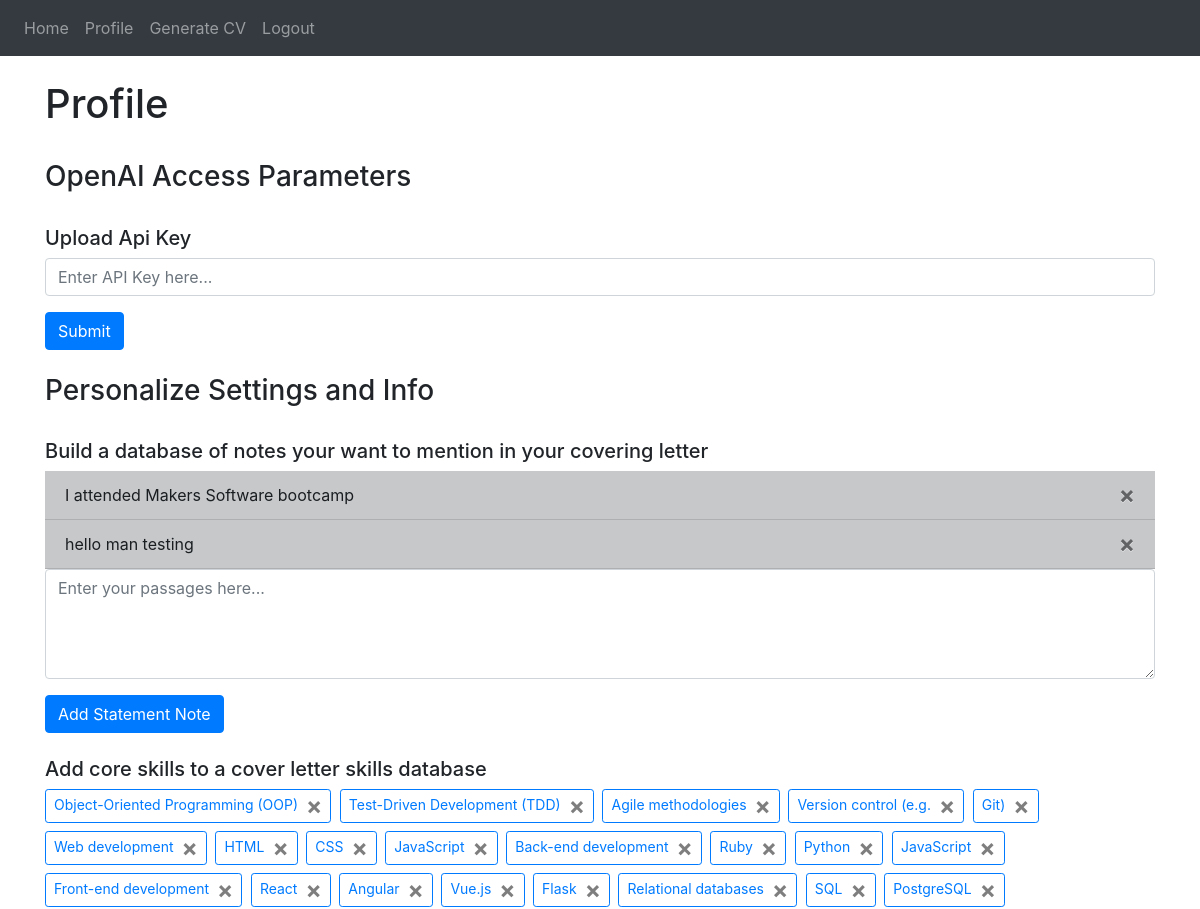
The app's page /profile (signed in, upper part), older data.
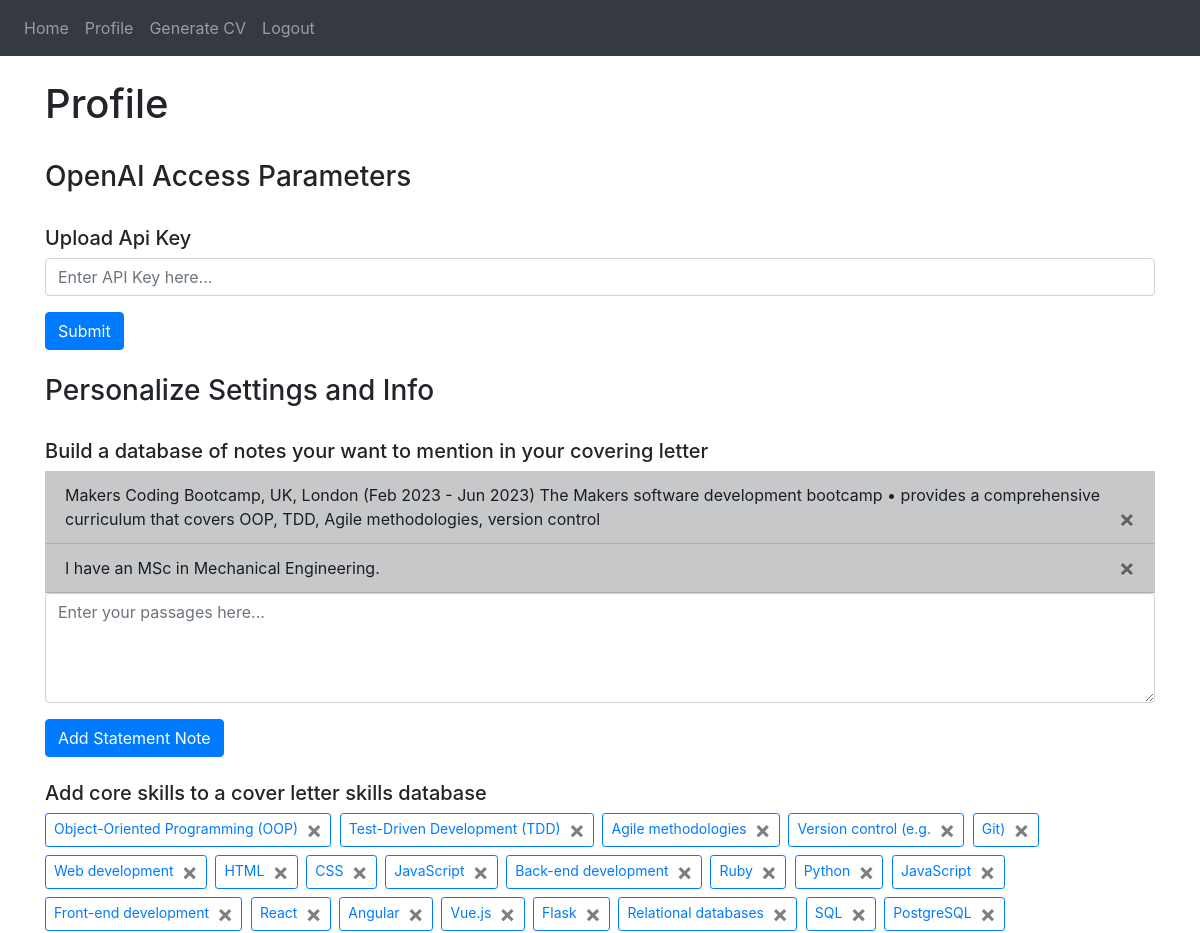
The same page, newer data.
### website/models.py (models this page shows)
class Note(db.Model):
    id = db.Column(db.Integer, primary_key=True)
    data = db.Column(db.String(10000))
    date = db.Column(db.DateTime(timezone=True), default=func.now())
    user_id = db.Column(db.Integer, db.ForeignKey('user.id'))

class Skill(db.Model):
    id = db.Column(db.Integer, primary_key=True)
    data = db.Column(db.String(150))
    date = db.Column(db.DateTime(timezone=True), default=func.now())
    user_id = db.Column(db.Integer, db.ForeignKey('user.id'))

### website/views.py (the view, shortened to what this page needs)
@views.route('/profile', methods=['GET', 'POST'])
@login_required
def profile():
    return render_template("profile.html", user=current_user)

### website/__init__.py (called while the page is built)
def create_app(testing=False):
    app = Flask(__name__)
    app.config['SECRET_KEY'] = 'hjshjhdjah kjshkjdhjs'
    if testing:
        app.config['SQLALCHEMY_DATABASE_URI'] = 'sqlite:///test_' + DB_NAME
    else:
        app.config['SQLALCHEMY_DATABASE_URI'] = f'sqlite:///{DB_NAME}'
    db.init_app(app)
    from .views import views
    from .auth import auth
    app.register_blueprint(views, url_prefix='/')
    app.register_blueprint(auth, url_prefix='/')
    from .models import User, Note, Skill
    with app.app_context():
        db.create_all()
    login_manager = LoginManager()
    login_manager.login_view = 'auth.login'
    login_manager.init_app(app)
    @login_manager.user_loader
    def load_user(id):
        return User.query.get(int(id))
    return app

### website/templates/profile.html (shortened to what this page needs)
{% extends "base.html" %}
{% block content%}
  <br />
    <h1 align="left">Profile</h1>
  <br />
    <h3 align="left">OpenAI Access Parameters</h3>
  <br />
{% if not user.api_keys %}
  <form method="POST">
    <h5 align="left">Upload Api Key</h5>
      <div class="form-group">
        <input type="text" class="form-control" id="api_key" name="api_key" placeholder="Enter API Key here..."/>
      </div>
    <button type="submit" class="btn btn-primary">Submit</button>
  </form>
{% endif %}
  <br />
    <h3 align="left">Personalize Settings and Info</h3>
  <br />
    <h5 align="left">Build a database of notes your want to mention in your covering letter</h5>
      <ul class="list-group list-group-flush" id="notes">
      {% for note in user.notes %}
        <li class="list-group-item list-group-item-dark">
          {{ note.data }}
          <button type="button" class="close" onClick="deleteNote({{ note.id }})">
            <span aria-hidden="true">&times;</span>
          </button>
        </li>
      {% endfor %}
      </ul>
    <form method="POST">
      <div class="form-group">
        <textarea name="note" id="note" rows="4" class="form-control" placeholder="Enter your passages here..."></textarea>
      </div>
      <button type="submit" class="btn btn-primary">Add Statement Note</button>
    </form>
    <br />
    <h5 align="left">Add core skills to a cover letter skills database</h5>
    <div class="form-group">
      <ul class="list-group list-skill-flush d-inline-block" id="skills">
        {% for skill in user.skills %}
        <li class="btn btn-outline-primary d-inline-block mr-1 btn-sm mb-2">
          {{ skill.data }}
          <button type="button" class="close ml-2" aria-label="close" onClick="deleteSkill({{ skill.id }})">
            <span aria-hidden="true">&times;</span>
          </button>
        </li>
        {% endfor %}
      </ul>
    </div>
  <br />
    <br />
    <br />
    <br />
    <br />
    <br />
    <br />
    <br />
    <br />
  {% endblock %}

### website/templates/base.html (shortened to what this page needs)
<!DOCTYPE html>
<html>
  <head>
    <link
      rel="stylesheet"
      href="https://stackpath.bootstrapcdn.com/bootstrap/4.4.1/css/bootstrap.min.css"
    />
    <link
      rel="stylesheet"
      href="https://stackpath.bootstrapcdn.com/font-awesome/4.7.0/css/font-awesome.min.css"
    />
    <link
      rel="stylesheet"
      href="https://cdn.jsdelivr.net/bootstrap.tagsinput/0.8.0/bootstrap-tagsinput.css"
    />
  </head>
  <body>
    <nav class="navbar navbar-expand-lg navbar-dark bg-dark">
      <div class="collapse navbar-collapse" id="navbar">
        <div class="navbar-nav">
          {% if user.is_authenticated %}
          <a class="nav-item nav-link" id="home" href="/">Home</a>
          <a class="nav-item nav-link" id="profile" href="/profile">Profile</a>
          <a class="nav-item nav-link" id="generate" href="/generate">Generate CV</a>
          <a class="nav-item nav-link" id="logout" href="/logout">Logout</a>
          {% else %}
          <a class="nav-item nav-link" id="home" href="/">Home</a>
          <a class="nav-item nav-link" id="login" href="/login">Login</a>
          <a class="nav-item nav-link" id="signUp" href="/sign-up">Sign Up</a>
          {% endif %}
        </div>
      </div>
    </nav>
    <div class="container">{% block content %} {% endblock %}</div>
  </body>
</html>

Row changes from the older to the newer data that the page shows:
removed Note: data "I attended Makers Software bootcamp"
removed Note: data "hello man testing"
added Note: data "Makers Coding Bootcamp, UK, London (Feb 2023 - Jun 2023) The Makers software development bootcamp • provides a comprehensive curriculum that covers OOP, TDD, Agile methodologies, version control"
added Note: data "I have an MSc in Mechanical Engineering."
